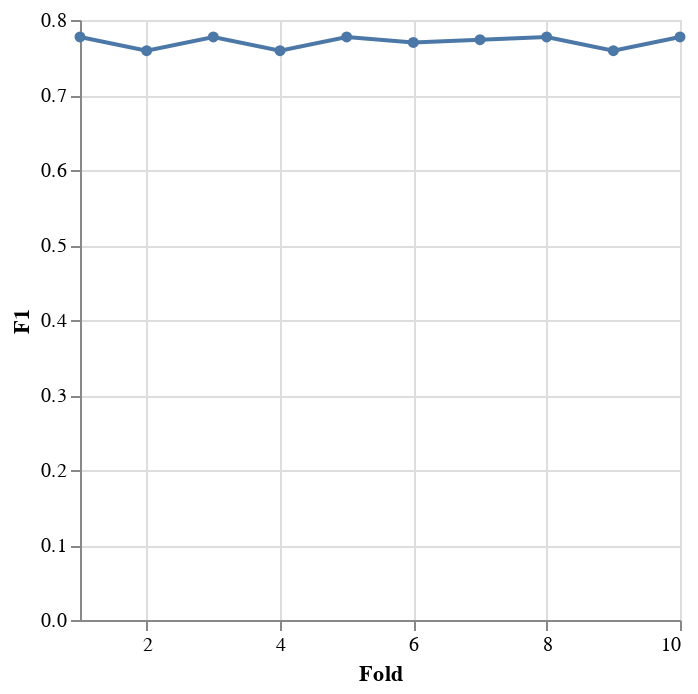

Here is the notebook cell this chart was saved with:
### Code cell
alt.Chart(df_scores_lor2.reset_index()).mark_line(
     point=alt.OverlayMarkDef()
).encode(
    x=alt.X("index", bin=False, title="Fold", axis=alt.Axis(tickCount=5)),
    y=alt.Y("logistic", aggregate="mean", title="F1")
)

### Figure 1 — Vega-Lite specification as saved in the notebook (floating-point values rounded to 4 significant figures)
{"config": {"view": {"continuousWidth": 300, "continuousHeight": 300}}, "data": {"name": "data-4814dea2ccc5f058d5127600f681e6a3"}, "mark": {"type": "line", "point": {}}, "encoding": {"x": {"axis": {"tickCount": 5}, "bin": false, "field": "index", "title": "Fold", "type": "quantitative"}, "y": {"aggregate": "mean", "field": "logistic", "title": "F1", "type": "quantitative"}}, "$schema": "https://vega.github.io/schema/vega-lite/v5.15.1.json", "datasets": {"data-4814dea2ccc5f058d5127600f681e6a3": [{"index": 1, "logistic": 0.7774}, {"index": 2, "logistic": 0.7591}, {"index": 3, "logistic": 0.7774}, {"index": 4, "logistic": 0.7591}, {"index": 5, "logistic": 0.7774}, {"index": 6, "logistic": 0.7701}, {"index": 7, "logistic": 0.7737}, {"index": 8, "logistic": 0.7774}, {"index": 9, "logistic": 0.7591}, {"index": 10, "logistic": 0.7774}]}}
